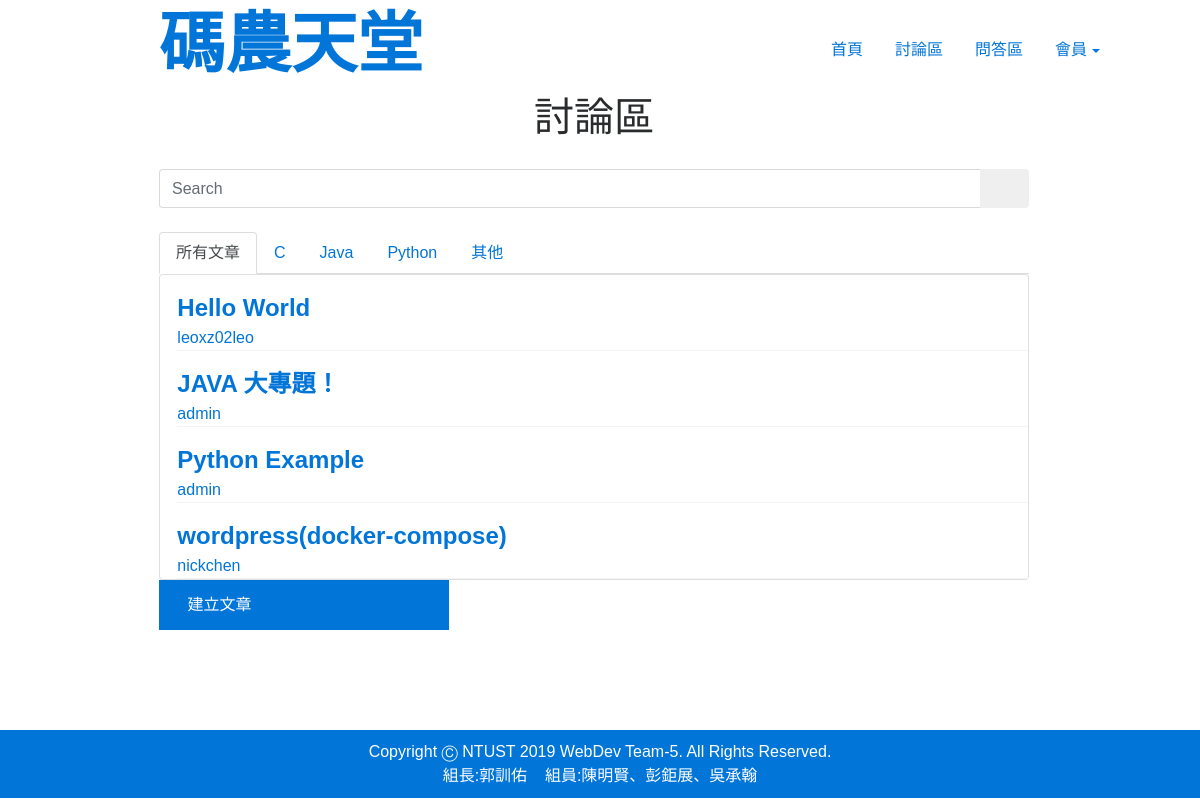
The app's page /forum/ with its own data.
### forum/models.py (models this page shows, shortened)
class Post(models.Model):
    forum = models.ForeignKey(Forum,on_delete=models.CASCADE,default=None)
    title = models.CharField(max_length=50)
    body = RichTextField()
    postTime = models.DateTimeField(default = datetime.now)
    postUser = models.ForeignKey(User,on_delete=models.CASCADE)

### forum/views.py (the view, shortened to what this page needs)
def index(request):
    posts = Post.objects.all()
    postsCPP = Post.objects.filter(forum__title='C++')
    postsJava = Post.objects.filter(forum__title='Java')
    postsPython = Post.objects.filter(forum__title='Python')
    postsOther = Post.objects.filter(forum__title='Other')
    query = request.GET.get('srch-term')
    context = {
        'posts': posts,
        'postsCpp':postsCPP,
        'postsJava':postsJava,
        'postsPython':postsPython,
        'postsOther':postsOther
    }
    return render(request, 'forum/index.html', context)

### forum/templates/forum/index.html (shortened to what this page needs)
{% extends 'main/layout.html' %}
{% block content %}
<form method="GET" class="col-md-9" id="div1">
    <h1 style="text-align: center; margin: 0 0 30px;">討論區</h1>
    <div class="input-group add-on">
        <input class="form-control" placeholder="Search" name="srch-term" id="srch-term" type="text">
        <div class="input-group-btn">
            <button class="btn btn-default" type="submit">
            </button>
        </div>
    </div>
    <br>
    <div >
        <ul class="nav nav-tabs">
            <li class="nav-item">
                <a class="nav-link active show" href="#tab1" data-toggle="tab">所有文章</a>
            </li>
            <li class="nav-item">
                <a class="nav-link" href="#tab2" data-toggle="tab">C</a>
            </li>
            <li class="nav-item">
                <a class="nav-link" href="#tab3" data-toggle="tab">Java</a>
            </li>
            <li class="nav-item">
                <a class="nav-link" href="#tab4" data-toggle="tab">Python</a>
            </li>
            <li class="nav-item">
                <a class="nav-link" href="#tab5" data-toggle="tab">其他</a>
            </li>
        </ul>
        <div class="tab-content">
            <div class="tab-pane active" id="panel-538244">
                <div class="card">
                    {% for data in posts%}
                        <div class="card-body">
                            <div class="list">
                                <div class="card-text">
                                    <div class="title">
                                        <a  href="/forum/detail/{{data.id}}">{{data.title}}</a>
                                    </div>
                                    <div>
                                        <a href="/users/profile/{{data.postUser}}">{{data.postUser}}</a>
                                    </div>
                                </div>
                            </div>
                        </div>
                    {% endfor %}
                </div>
            </div>
        </div>
        <button class="btn btn-primary create-post style-jvp6q3ta" type="button" style="width: 290px;height: 50px; position: relative; left: 0%"  onclick="location.href='/forum/create'">
            <div style="position: relative; left: -30%; text-align: right;display: inline-block;">建立文章</div>
        </button>
    </div>
</form>
{% endblock content %}

### static/css/style.css (style rules this page uses)
#div1 { left:12%; }
.style-jvp6q3ta { cursor: pointer; }
.create-post { border-radius: 0px }
.create-post-svg { fill: white }
.title { font-weight:bold; font-size: 24px; }
.list { border-bottom: 1px solid #f4f4f4; margin-left: 2%; }
body { font-family: Helvetica, Arial,LiHei Pro,黑體-繁,微軟正黑體, sans-serif!important; }
* { box-sizing: border-box; }
.card-text { margin: 15px 0; }

### records on screen
Post: title "Hello World", postUser "leoxz02leo"
Post: title "JAVA 大專題！", postUser "admin"
Post: title "Python Example", postUser "admin"
Post: title "wordpress(docker-compose)", postUser "nickchen"
